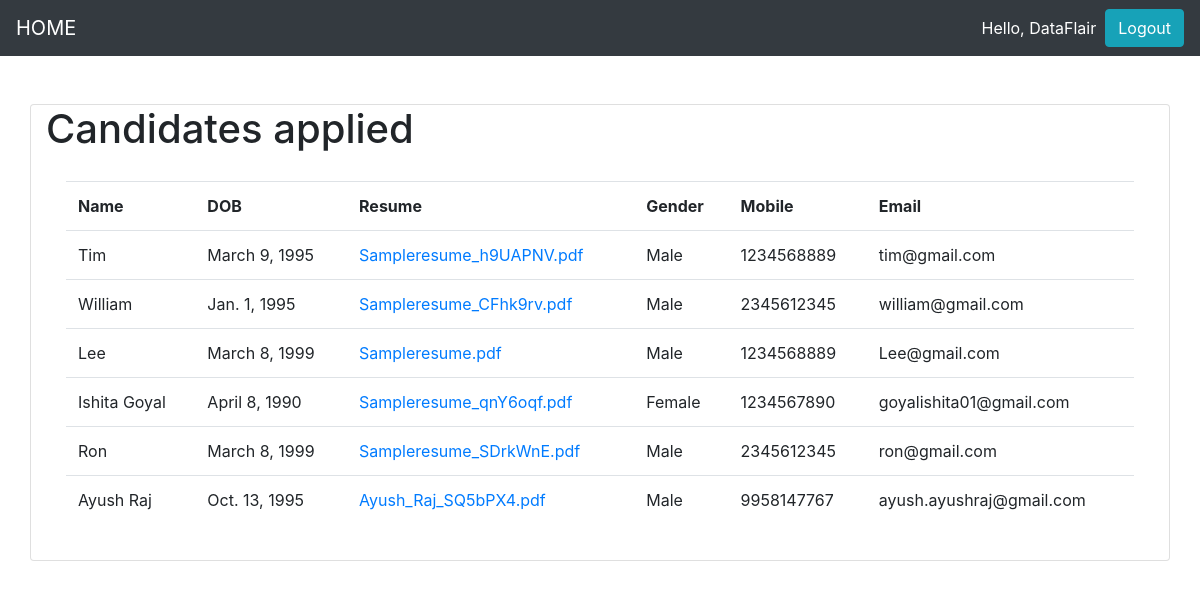
/ (signed in), run on the app's committed database.
### JobPortal/models.py (models this page shows, shortened)
class Candidates(models.Model):
    category = (
        ('Male', 'male'),
        ('Female', 'female'),
        ('Other', 'other'),
    )
    name = models.CharField(max_length=200, null=True)
    dob = models.DateField(null=True)
    gender = models.CharField(max_length=200, null=True, choices=category)
    mobile = models.CharField(max_length=200, null=True)
    email = models.CharField(max_length=200, null=True)
    resume = models.FileField(null=True)
    company = models.ManyToManyField(Company, blank=True)

### JobPortal/views.py (the view)
# urls.py: 2. Add a URL to urlpatterns:  path('', views.home, name='home')
def home(request):
    if request.user.is_authenticated:
        candidates=Candidates.objects.filter(company__name=request.user.username)
        context={
            'candidates':candidates,
        }
        return render(request,'hr.html',context)
    else:
        companies=Company.objects.all()
        context={
            'companies':companies,
        }
        return render(request,'Jobseeker.html',context)

### JobPortal/templates/hr.html
{% extends 'main.html' %}
{% load static%}
{% block content %}
<div class="container card">
    <h1>Candidates applied</h1>
    <div class="card-body">
        <table class="table table-hover">
            <tr>
                <th>Name</th>
                <th>DOB</th>
                <th>Resume</th>
                <th>Gender</th>
                <th>Mobile</th>
                <th>Email</th>
            </tr>
            {% for c in candidates %}
                <tr>
                    <td>{{c.name}}</td>
                    <td>{{c.dob}}</td>
                    {% if c.resume %}
                    <td><a href='{{c.resume.url}}' download >{{c.resume}}</td></a></td>
                    {% else %}
                    <td>Not submitted</td>
                    {% endif %}
                    <td>{{c.gender}}</td>
                    <td>{{c.mobile}}</td>
                    <td>{{c.email}}</td>
                </tr>
            {% endfor %}
        </table>
    </div>
</div>
{% endblock %}

### JobPortal/templates/navbar.html (shortened to what this page needs)
<head>
  </head>
  <nav class="navbar navbar-expand-lg navbar-dark bg-dark">
      <a class="navbar-brand" href="{% url 'home' %}">HOME</a>
      {% if request.user.is_authenticated %}
      <span class="user">Hello, {{request.user}}  &nbsp;</span>
      <span ><a  class="user btn btn-info" href ="{% url 'logout' %}"> Logout</a></span>
      {% else %}
          <span ><a class="user" href="{% url 'login' %}">Login</a></span>>
          <span ><a class="user" href="{% url 'register' %}">Register</a></span>>
      {% endif  %}
    </nav>

### JobPortal/templates/navbar.html (style rules this page uses)
.user { color:white; text-decoration: none; }

### data on the page
Candidates: name "Tim", dob "March 9, 1995", resume "Sampleresume_h9UAPNV.pdf", gender "Male", mobile "1234568889", email "tim@gmail.com"
Candidates: name "William", dob "Jan. 1, 1995", resume "Sampleresume_CFhk9rv.pdf", gender "Male", mobile "2345612345", email "william@gmail.com"
Candidates: name "Lee", dob "March 8, 1999", resume "Sampleresume.pdf", gender "Male", mobile "1234568889", email "Lee@gmail.com"
Candidates: name "Ishita Goyal", dob "April 8, 1990", resume "Sampleresume_qnY6oqf.pdf", gender "Female", mobile "1234567890", email "goyalishita01@gmail.com"
Candidates: name "Ron", dob "March 8, 1999", resume "Sampleresume_SDrkWnE.pdf", gender "Male", mobile "2345612345", email "ron@gmail.com"
Candidates: name "Ayush Raj", dob "Oct. 13, 1995", resume "Ayush_Raj_SQ5bPX4.pdf", gender "Male", mobile "9958147767", email "ayush.ayushraj@gmail.com"

### other printed values
{{ request.user }} "DataFlair"
